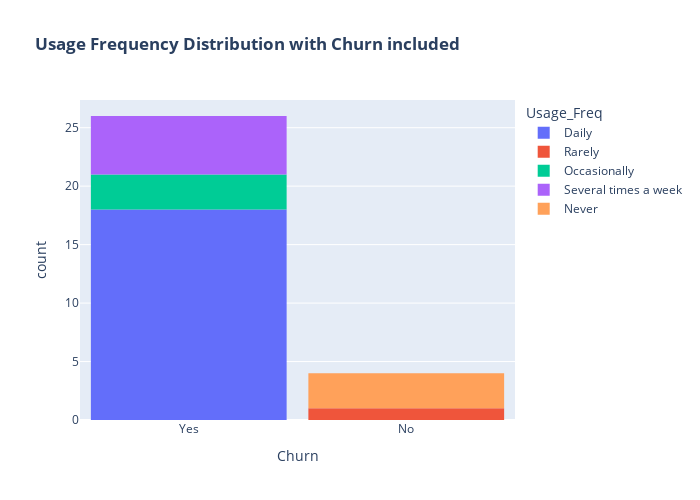

This figure's notebook cell:
### Code cell
fig = px.histogram(data, x="Churn", color="Usage_Freq", title="<b>Usage Frequency Distribution with Churn included </b>")
fig.update_layout(width=700, height=500, bargap=0.1)
fig.show()

### Figure 1 — Plotly figure (JSON) as saved in the notebook; plotly's stock layout.template omitted (floating-point values rounded to 4 significant figures)
{"data": [{"alignmentgroup": "True", "bingroup": "x", "hovertemplate": "Usage_Freq=Daily<br>Churn=%{x}<br>count=%{y}<extra></extra>", "legendgroup": "Daily", "marker": {"color": "#636efa", "pattern": {"shape": ""}}, "name": "Daily", "offsetgroup": "Daily", "orientation": "v", "showlegend": true, "type": "histogram", "x": ["Yes", "Yes", "Yes", "Yes", "Yes", "Yes", "Yes", "Yes", "Yes", "Yes", "Yes", "Yes", "Yes", "Yes", "Yes", "Yes", "Yes", "Yes"], "xaxis": "x", "yaxis": "y"}, {"alignmentgroup": "True", "bingroup": "x", "hovertemplate": "Usage_Freq=Rarely<br>Churn=%{x}<br>count=%{y}<extra></extra>", "legendgroup": "Rarely", "marker": {"color": "#EF553B", "pattern": {"shape": ""}}, "name": "Rarely", "offsetgroup": "Rarely", "orientation": "v", "showlegend": true, "type": "histogram", "x": ["No"], "xaxis": "x", "yaxis": "y"}, {"alignmentgroup": "True", "bingroup": "x", "hovertemplate": "Usage_Freq=Occasionally<br>Churn=%{x}<br>count=%{y}<extra></extra>", "legendgroup": "Occasionally", "marker": {"color": "#00cc96", "pattern": {"shape": ""}}, "name": "Occasionally", "offsetgroup": "Occasionally", "orientation": "v", "showlegend": true, "type": "histogram", "x": ["Yes", "Yes", "Yes"], "xaxis": "x", "yaxis": "y"}, {"alignmentgroup": "True", "bingroup": "x", "hovertemplate": "Usage_Freq=Several times a week<br>Churn=%{x}<br>count=%{y}<extra></extra>", "legendgroup": "Several times a week", "marker": {"color": "#ab63fa", "pattern": {"shape": ""}}, "name": "Several times a week", "offsetgroup": "Several times a week", "orientation": "v", "showlegend": true, "type": "histogram", "x": ["Yes", "Yes", "Yes", "Yes", "Yes"], "xaxis": "x", "yaxis": "y"}, {"alignmentgroup": "True", "bingroup": "x", "hovertemplate": "Usage_Freq=Never<br>Churn=%{x}<br>count=%{y}<extra></extra>", "legendgroup": "Never", "marker": {"color": "#FFA15A", "pattern": {"shape": ""}}, "name": "Never", "offsetgroup": "Never", "orientation": "v", "showlegend": true, "type": "histogram", "x": ["No", "No", "No"], "xaxis": "x", "yaxis": "y"}], "layout": {"bargap": 0.1, "barmode": "relative", "height": 500, "legend": {"title": {"text": "Usage_Freq"}, "tracegroupgap": 0}, "title": {"text": "<b>Usage Frequency Distribution with Churn included </b>"}, "width": 700, "xaxis": {"anchor": "y", "domain": [0, 1], "title": {"text": "Churn"}}, "yaxis": {"anchor": "x", "domain": [0, 1], "title": {"text": "count"}}}}
